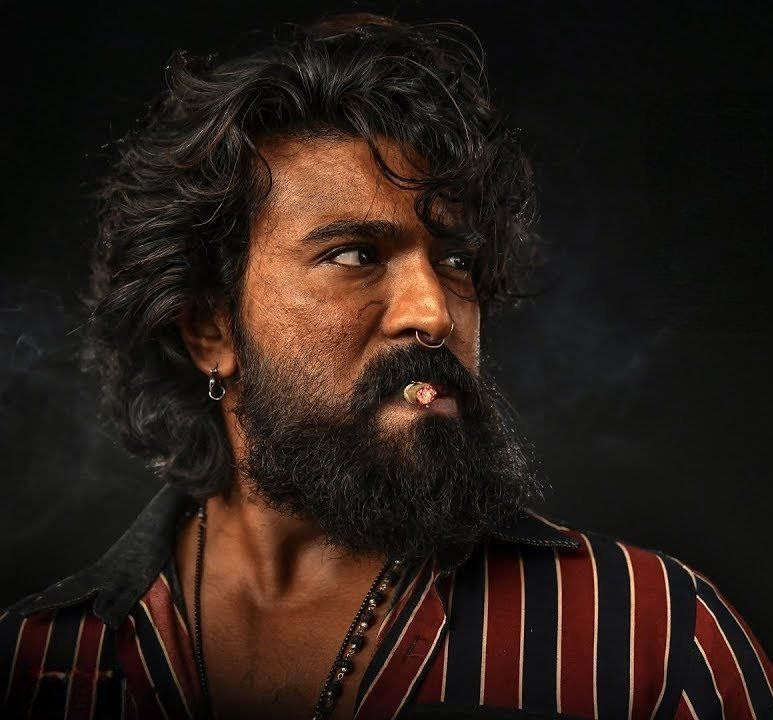
#> input picture IMAGE CV/Image Based/grayimage/RC.jpg, 773 x 720 px
$ python grayimage.py
#> lines starting #> are read from the running program, lines starting #| are printed output that depends on the picture
import cv2

image = cv2.imread('RC.jpg')
#> image is the input picture: shape (720, 773, 3); mean B, G, R 22.7, 28.5, 40.8

grayImage = cv2.cvtColor(image, cv2.COLOR_BGR2GRAY)
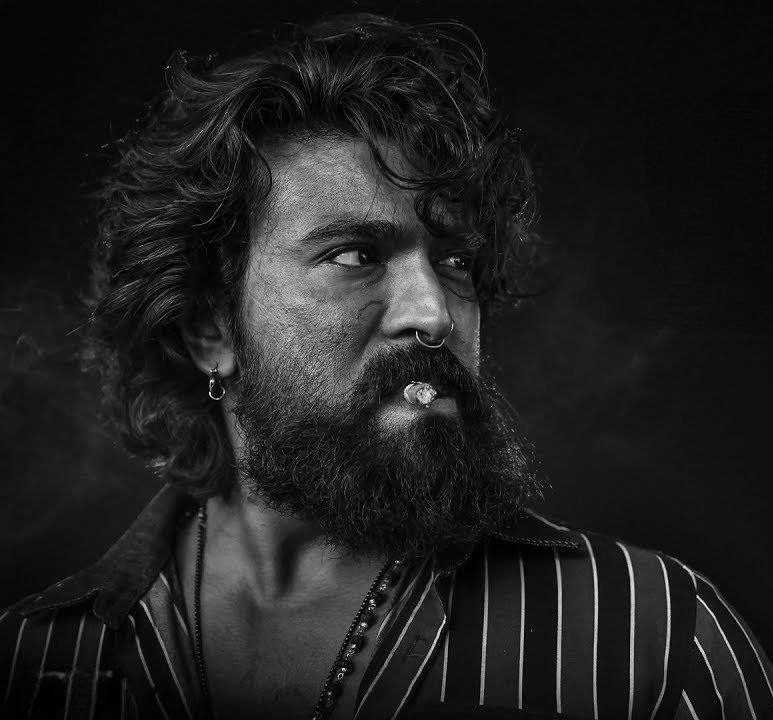
#> grayImage: shape (720, 773); min 0, max 254, mean 31.5
##
cv2.imshow('original',image)
##
cv2.imshow('Gray',grayImage)
##
cv2.imwrite('graynew.jpg',grayImage)
